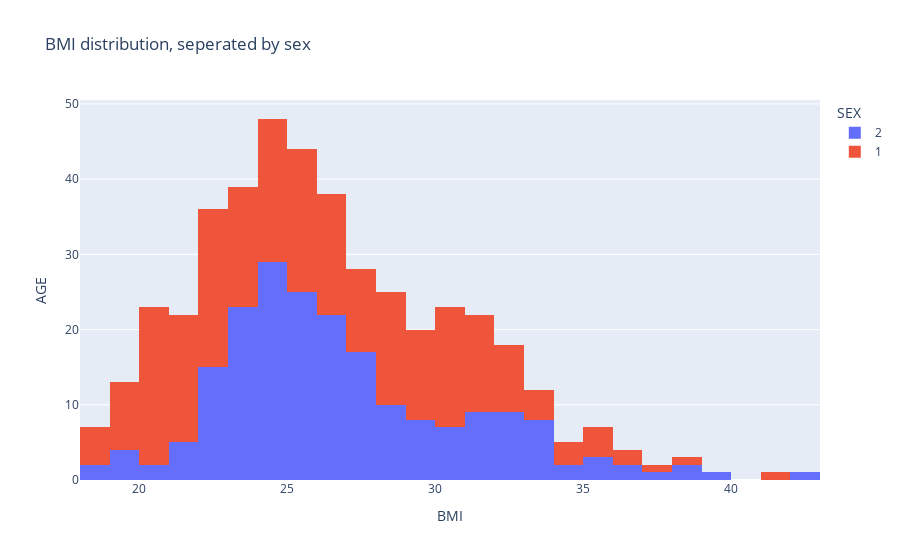

The notebook cell saved with this chart:
### Markdown cell above
&#9989; **(6 pt):** Create a histogram for BMI distribution and have it seperated by sex. Make sure to include a title.

### Code cell
## put your code here
import plotly.express as px

fig = px.histogram(patients, x="BMI", color="SEX", title='BMI distribution, seperated by sex').update_layout(xaxis_title="BMI", yaxis_title="AGE")
fig.show()

### Figure 1 — Plotly figure (JSON) as saved in the notebook; plotly's stock layout.template omitted (floating-point values rounded to 4 significant figures; data arrays with more than 128 entries replaced by an {"elided": "..."} marker saying what was removed)
{"data": [{"alignmentgroup": "True", "bingroup": "x", "hovertemplate": "SEX=2<br>BMI=%{x}<br>count=%{y}<extra></extra>", "legendgroup": "2", "marker": {"color": "#636efa", "pattern": {"shape": ""}}, "name": "2", "offsetgroup": "2", "orientation": "v", "showlegend": true, "type": "histogram", "x": {"elided": "207 float values"}, "xaxis": "x", "yaxis": "y"}, {"alignmentgroup": "True", "bingroup": "x", "hovertemplate": "SEX=1<br>BMI=%{x}<br>count=%{y}<extra></extra>", "legendgroup": "1", "marker": {"color": "#EF553B", "pattern": {"shape": ""}}, "name": "1", "offsetgroup": "1", "orientation": "v", "showlegend": true, "type": "histogram", "x": {"elided": "235 float values"}, "xaxis": "x", "yaxis": "y"}], "layout": {"barmode": "relative", "legend": {"title": {"text": "SEX"}, "tracegroupgap": 0}, "title": {"text": "BMI distribution, seperated by sex"}, "xaxis": {"anchor": "y", "domain": [0, 1], "title": {"text": "BMI"}}, "yaxis": {"anchor": "x", "domain": [0, 1], "title": {"text": "AGE"}}}}
